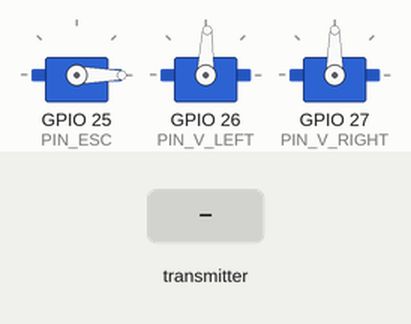
Recording of a sketch running on a simulated ESP32. Parts: 3 × servo. The inputs (shaded band) are chosen by the test bench. No radio packets arrive unless stated.

Above: at 1.2 s.
1.3 s: the transmitter starts sending gas = 64
At 1.7 s:
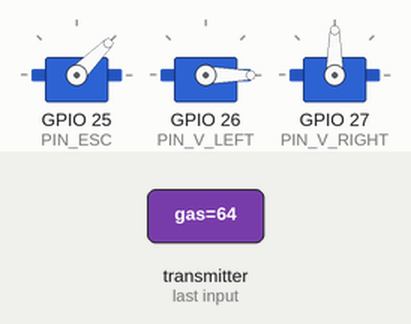
2.8 s: the transmitter starts sending pitch = 64
At 4.0 s:
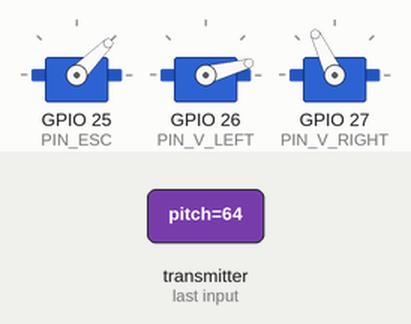
4.3 s: the transmitter starts sending roll = 64
At 5.2 s:
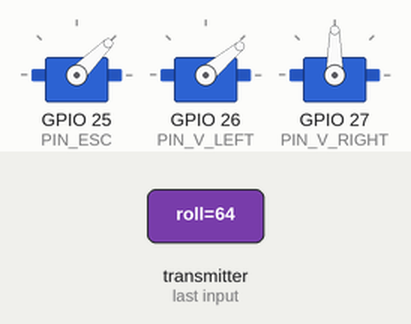
5.8 s: the transmitter starts sending gas = 0
At 6.4 s:
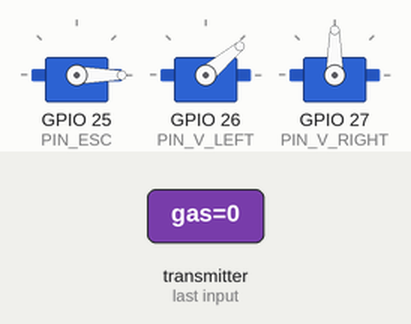
7.3 s: the transmitter starts sending pitch = 0
At 8.5 s:
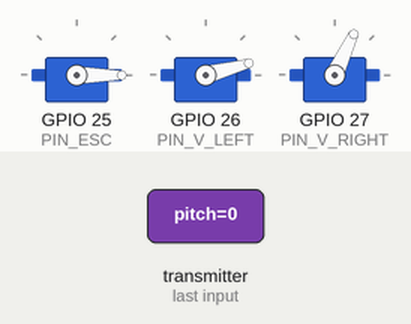
8.8 s: the transmitter starts sending roll = 128
At 9.8 s:
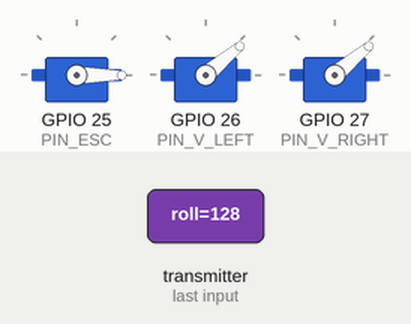
Timing chart, 0 to 11.3 s (numbered marks = the images above; inputs shaded):
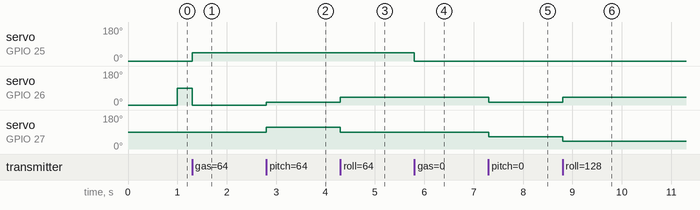

Measured:
- after the input at 1.3 s, servo on GPIO 25 (PIN_ESC): 0° → 45° at once; servo on GPIO 26 (PIN_V_LEFT): 88° → 0° at once
- after the input at 2.8 s, servo on GPIO 26 (PIN_V_LEFT): 0° → 15° at once; servo on GPIO 27 (PIN_V_RIGHT): 90° → 115° at once
- after the input at 4.3 s, servo on GPIO 26 (PIN_V_LEFT): 15° → 40° at once; servo on GPIO 27 (PIN_V_RIGHT): 115° → 90° at once
- after the input at 5.8 s, servo on GPIO 25 (PIN_ESC): 45° → 0° at once
- after the input at 7.3 s, servo on GPIO 26 (PIN_V_LEFT): 40° → 15° at once; servo on GPIO 27 (PIN_V_RIGHT): 90° → 65° at once
- after the input at 8.8 s, servo on GPIO 26 (PIN_V_LEFT): 15° → 40° at once; servo on GPIO 27 (PIN_V_RIGHT): 65° → 40° at once

The sketch:

esp32LiveReceiver.ino
```cpp
/*
 * FLUG-EMPFÄNGER (ESP32) - V-LEITWERK MIXER
 * -----------------------------------------
 * Hardware:
 * nRF24: CE(4), CSN(5)
 * Gas (ESC):       Pin 25
 * V-Tail Links:    Pin 26
 * V-Tail Rechts:   Pin 27
 */

#include <SPI.h>
#include <nRF24L01.h>
#include <RF24.h>
#include <ESP32Servo.h>

RF24 radio(4, 5);
const uint64_t pipeAddress = 0xE8E8F0F0E1LL;

Servo escGas;
Servo servoLeft;  // V-Leitwerk Links
Servo servoRight; // V-Leitwerk Rechts

// Pins
#define PIN_ESC      25
#define PIN_V_LEFT   26
#define PIN_V_RIGHT  27

struct ControlData {
  byte gas;
  byte pitch;
  byte roll; // Wird beim V-Leitwerk als "Seite/Lenken" genutzt
};
ControlData data;

unsigned long lastRecvTime = 0;
const int TIMEOUT = 1000; // 1 Sekunde

void setup() {
  Serial.begin(115200);

  // Funk
  if (!radio.begin()) { Serial.println("nRF Fehler"); while(1); }
  radio.setChannel(125);
  radio.setAutoAck(false);
  radio.setDataRate(RF24_250KBPS);
  radio.setPALevel(RF24_PA_MAX);
  radio.openReadingPipe(1, pipeAddress);
  radio.startListening();

  // Servos
  escGas.attach(PIN_ESC, 1000, 2000);
  servoLeft.attach(PIN_V_LEFT);
  servoRight.attach(PIN_V_RIGHT);

  // Sicherer Startzustand
  escGas.write(0);
  servoLeft.write(90);  // Mitte
  servoRight.write(90); // Mitte
}

void loop() {
  if (radio.available()) {
    radio.read(&data, sizeof(ControlData));
    lastRecvTime = millis();
  }

  // Fail-Safe
  if (millis() - lastRecvTime > TIMEOUT) {
    data.gas = 0;     // Motor AUS
    data.pitch = 127; // Mitte
    data.roll = 127;  // Mitte
  }

  // --- V-TAIL MIXER LOGIK ---

  // 1. Eingaben normalisieren (von 0..255 zu -50..+50 Grad Ausschlag)
  // Wir nehmen +/- 50 Grad, damit wir bei Vollausschlag (Mix) nicht über 180 kommen
  int inputPitch = map(data.pitch, 0, 255, -50, 50);
  int inputRoll  = map(data.roll, 0, 255, -50, 50);

  // 2. Mischen
  // Links:  Höhe + Seite
  // Rechts: Höhe - Seite
  // (Vorzeichen ggf. tauschen, je nach Servo-Einbaulage)
  int angleLeft  = 90 + inputPitch + inputRoll;
  int angleRight = 90 + inputPitch - inputRoll;

  // 3. Begrenzen (Constrain) auf Servo-Bereich 0-180
  angleLeft  = constrain(angleLeft, 0, 180);
  angleRight = constrain(angleRight, 0, 180);

  // 4. Ausgabe
  escGas.write(map(data.gas, 0, 255, 0, 180));
  servoLeft.write(angleLeft);
  servoRight.write(angleRight);
}
```
